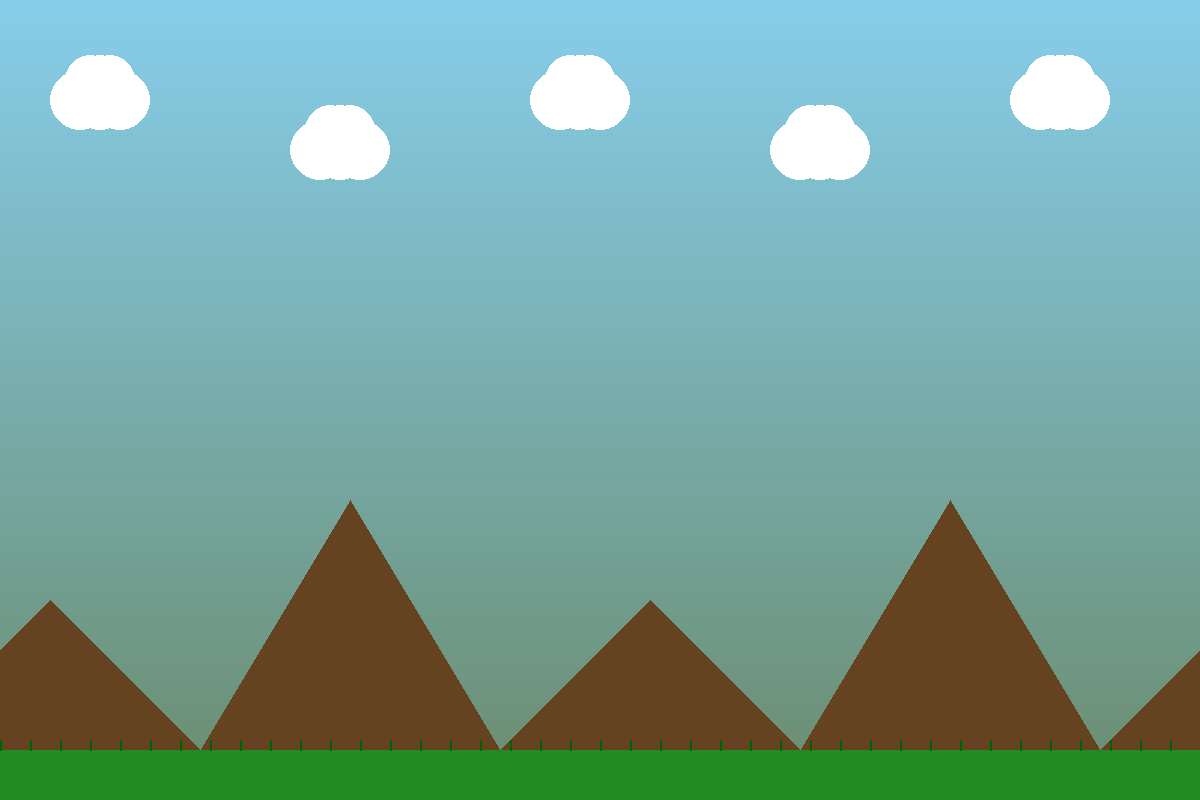

This figure's Python source:
import pygame
import os
import math

def create_background():
    WIDTH = 1200
    HEIGHT = 800
    
    # Create the surface
    surface = pygame.Surface((WIDTH, HEIGHT))
    
    # Draw sky gradient
    for y in range(HEIGHT-50):
        # Create a nice blue gradient for the sky
        progress = y / (HEIGHT-50)
        blue = int(235 * (1 - progress * 0.5))  # Darker blue at bottom
        green = int(206 * (1 - progress * 0.3))
        red = int(135 * (1 - progress * 0.2))
        color = (red, green, blue)
        pygame.draw.line(surface, color, (0, y), (WIDTH, y))
    
    # Draw clouds
    for i in range(5):
        x = (WIDTH / 5) * i + 100
        y = 100 + (i % 2) * 50
        # Draw multiple white circles for each cloud
        for dx in range(-20, 21, 20):
            pygame.draw.circle(surface, (255, 255, 255), (int(x + dx), int(y)), 30)
            pygame.draw.circle(surface, (255, 255, 255), (int(x + dx/2), int(y - 20)), 25)
    
    # Draw mountains in the background
    mountain_color = (101, 67, 33)  # Brown
    for i in range(5):
        x1 = (WIDTH / 4) * i - 100
        x2 = x1 + 300
        x3 = (x1 + x2) / 2
        y1 = HEIGHT - 50
        y2 = HEIGHT - 50
        y3 = HEIGHT - 200 - (i % 2) * 100
        pygame.draw.polygon(surface, mountain_color, [(x1, y1), (x2, y2), (x3, y3)])
    
    # Draw ground
    ground_rect = pygame.Rect(0, HEIGHT-50, WIDTH, 50)
    pygame.draw.rect(surface, (34, 139, 34), ground_rect)  # Forest green
    
    # Add some grass details
    for i in range(0, WIDTH, 30):
        grass_height = 10 + (i % 3) * 5
        grass_color = (0, 100 + (i % 3) * 20, 0)
        pygame.draw.line(surface, grass_color, 
                        (i, HEIGHT-50),
                        (i, HEIGHT-50-grass_height), 2)
    
    # Save the background
    pygame.image.save(surface, 'assets/background.png')

if __name__ == '__main__':
    pygame.init()
    create_background()
    pygame.quit() 